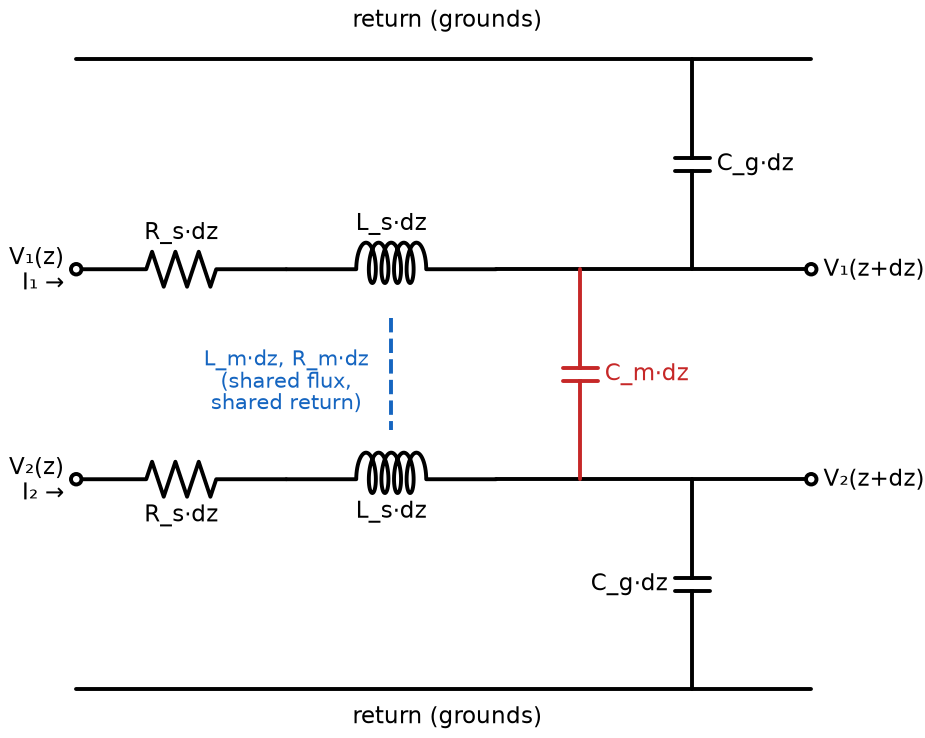

The Python source for this figure:
"""Equivalent circuit of a length dz of two coupled lines."""
import matplotlib; matplotlib.use("Agg")
import schemdraw, schemdraw.elements as elm
schemdraw.config(fontsize=12)
d = schemdraw.Drawing(show=False)
yT, yA, yB, yG = 9, 6, 3, 0
def line(y, n, lab_loc):
    d.add(elm.Dot(open=True).at((0, y)).label(f"V{n}(z)\nI{n} →", loc="left"))
    d.add(elm.Resistor().right().label(f"R_s·dz", loc=lab_loc))
    d.add(elm.Inductor2().right().label(f"L_s·dz", loc=lab_loc))
    d.add(elm.Line().right().length(4.5))
    d.add(elm.Dot(open=True).label(f"V{n}(z+dz)", loc="right"))
line(yA, "₁", "top"); line(yB, "₂", "bottom")
for y in (yT, yG):
    d.add(elm.Line().at((0, y)).right().length(10.5))
d.add(elm.Label().at((5.2, yT + 0.45)).label("return (grounds)"))
d.add(elm.Label().at((5.2, yG - 0.5)).label("return (grounds)"))
d.add(elm.Capacitor().at((7.2, yA)).to((7.2, yB)).label("C_m·dz", loc="bottom").color("#c62828"))
d.add(elm.Capacitor().at((8.8, yA)).to((8.8, yT)).label("C_g·dz", loc="bottom"))
d.add(elm.Capacitor().at((8.8, yB)).to((8.8, yG)).label("C_g·dz", loc="top"))
d.add(elm.Line().at((4.5, yA - 0.7)).to((4.5, yB + 0.7)).color("#1565c0").linestyle("--"))
d.add(elm.Label().at((2.9, 4.5)).label("L_m·dz, R_m·dz\n(shared flux,\nshared return)", fontsize=11, color="#1565c0"))
d.save("cell.png", dpi=140)
